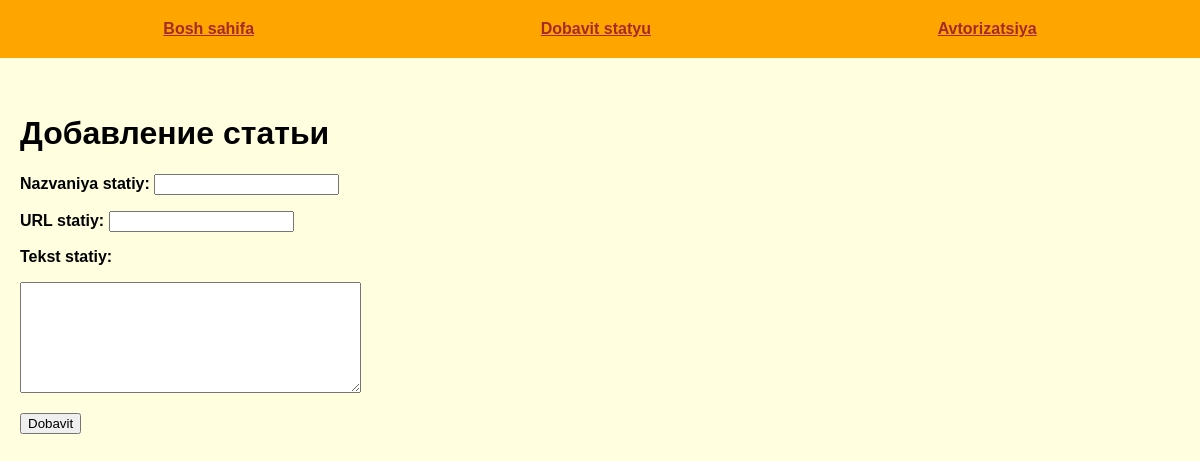
Page /add_post on the committed database.
### tables this page shows
CREATE TABLE mainmenu(
id INTEGER PRIMARY KEY AUTOINCREMENT,
title TEXT NOT NULL,
url TEXT NOT NULL
);

### first.py (the view, shortened to what this page needs)
@app.route("/add_post", methods=['POST', 'GET'])
def add_post():
    return render_template("add_post.html", title="Добавление статьи", menu=dbase.get_menu())

### FDataBase.py (called while the page is built)
    def get_menu(self):
        sql = 'SELECT * FROM mainmenu'
        try:
            self.__cur.execute(sql)
            res = self.__cur.fetchall()
            if res:
                return res
        except IOError:
            print("Ошибка чтения из БД")
        return []

### first.py (called while the page is built)
def connect_db():
    con = sqlite3.connect(app.config['DATABASE'])
    con.row_factory = sqlite3.Row
    return con

def get_db():
    if not hasattr(g, 'link_db'):
        g.link_db = connect_db()
    return g.link_db

@app.before_request
def before_request():
    global dbase
    db = get_db()
    dbase = FDataBase(db)

### templates/add_post.html (shortened to what this page needs)
{% extends 'base.html' %}
{% block content %}
{{ super() }}
<form action="{{ url_for('add_post') }}" method="post" class="form-contact">
    <p>Nazvaniya statiy: <input type="text" name="name" required></p>
    <p>URL statiy: <input type="text" name="url" required></p>
    <p>Tekst statiy:</p>
    <p><textarea name="post" cols="40" rows="7"></textarea></p>
    <p><input type="submit" value="Dobavit"></p>
</form>
{% endblock %}

### templates/base.html (shortened to what this page needs)
<!DOCTYPE html>
<html lang="en">
<head>
    <link rel="stylesheet" href="{{ url_for('static', filename='css/style.css') }}">
</head>
<body>
    {% block content %}
        {% block mainmenu %}
            <ul class="menu">
                {% for m in menu %}
                    <li><a href="{{ m.url }}">{{ m.title }}</a></li>
                {% endfor %}
            </ul>
        {% endblock mainmenu %}
        <div class="content">
        {% if title %}
        <h1>{{ title }}</h1>
        {% else %}
        <h1>Pro Flask</h1>
        {% endif %}
    {% endblock content %}
        </div>
</body>
</html>

### static/css/style.css (style rules this page uses)
body { background: lightyellow; margin: 0; padding: 0; font-family: Verdana, Geneva, Tahoma, sans-serif; }
.menu { display: flex; justify-content: space-around; list-style: none; background: orange; padding: 20px; margin-top: 0; }
.menu a { font-weight: bold; color: brown; }
.content { margin: 0 auto; max-width: 1200px; padding: 20px; box-sizing: border-box; }
ul { list-style: none; padding: 0; }
.content { margin: 0 auto; max-width: 1200px; padding: 20px; font-weight: bold; box-sizing: border-box; }

### rows in the picture
mainmenu: title "Bosh sahifa"
mainmenu: title "Dobavit statyu"
mainmenu: title "Avtorizatsiya"

### other values in the picture
{{ title }} "Добавление статьи"
